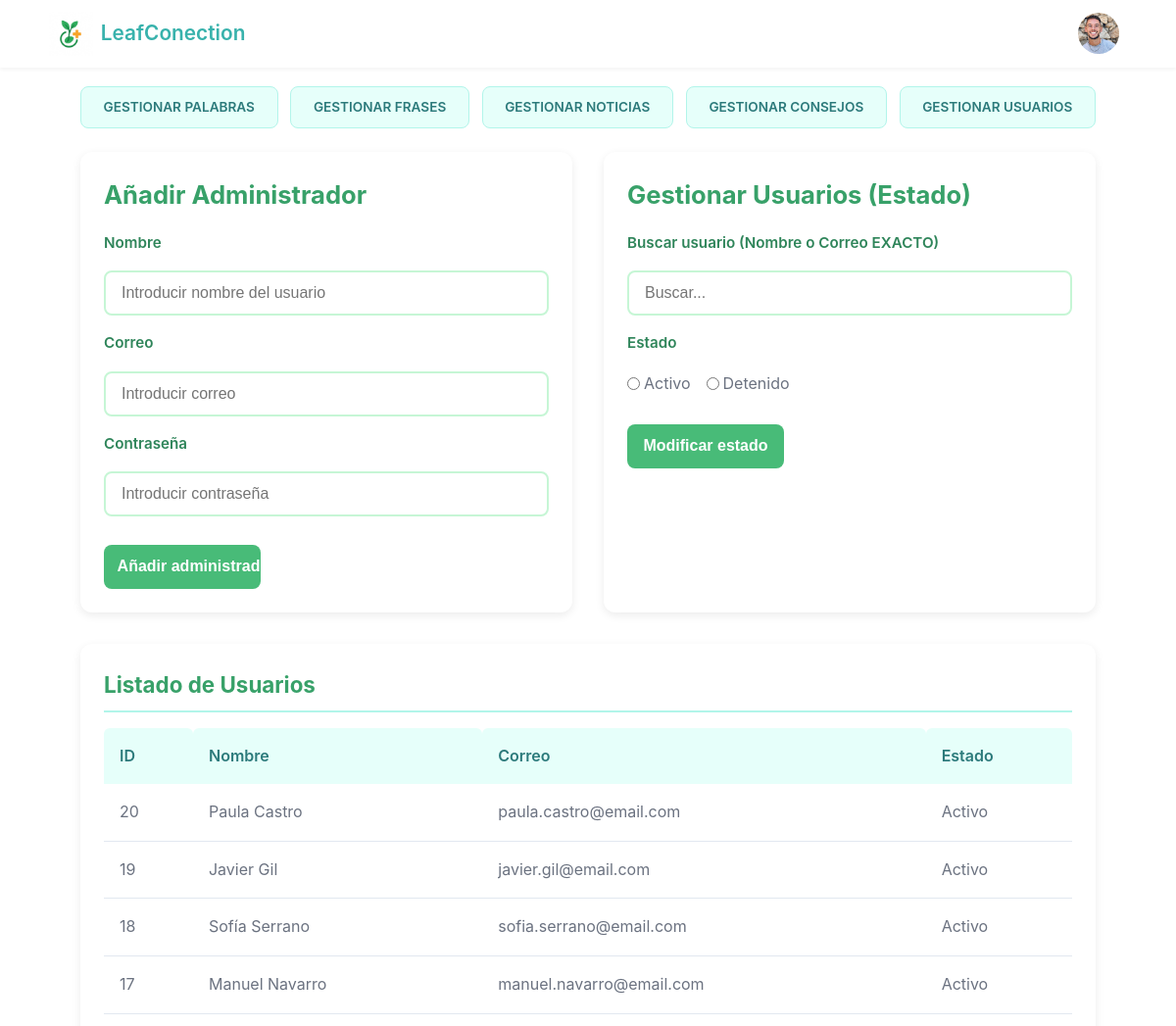
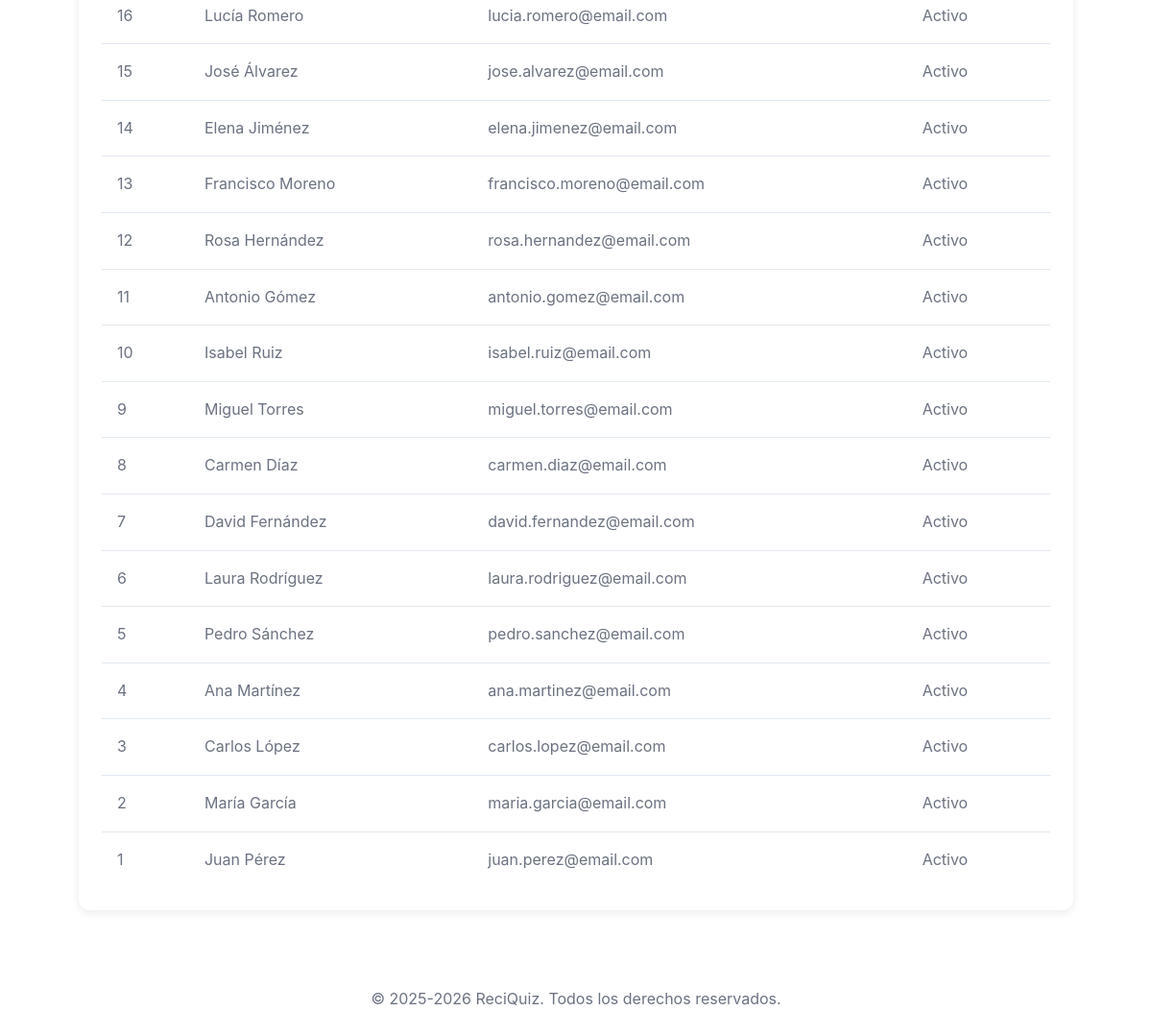
Page /admin/index.php?c=Usuarios&m=gestionarUsuarios on the committed database (2 pictures, top to bottom).
### tables this page shows
CREATE TABLE Usuario (
    idUsuario SMALLINT UNSIGNED NOT NULL AUTO_INCREMENT,
    nombre VARCHAR(150) NOT NULL,
    correo VARCHAR(150) NOT NULL UNIQUE,
    pw CHAR(60) NOT NULL,  
    estado BIT NOT NULL DEFAULT 1,
    CONSTRAINT pk_idUsuario PRIMARY KEY (idUsuario)
);

### src/admin/php/modelos/mConexion.php (called while the page is built, shortened)
<?php
    class Conexion {
        public function __construct(){
            $this->conexion = new PDO (
                "mysql:host=" . servidor .
                ";dbname=" . nombreDB . ";charset=UTF8",
                usuario,
                password,
                [
                    PDO::ATTR_ERRMODE => PDO::ERRMODE_EXCEPTION,
                    PDO::ATTR_DEFAULT_FETCH_MODE => PDO::FETCH_ASSOC,
                    PDO::ATTR_EMULATE_PREPARES => false
                ]
            );
        }
    }
?>

### src/admin/php/modelos/mUsuarios.php (called while the page is built, shortened)
<?php
require_once __DIR__ . '/mConexion.php';
class Usuarios extends Conexion
{
    public function listarUsuarios()
    {
        $sql = "
            SELECT *
            FROM Usuario
            ORDER BY idUsuario DESC
        ";
        $stmt = $this->conexion->prepare($sql);
        $stmt->execute();
        return $stmt->fetchAll(PDO::FETCH_ASSOC);
    }
}
?>

### src/admin/php/controladores/cUsuarios.php (called while the page is built, shortened)
<?php
require_once __DIR__ . '/../modelos/mUsuarios.php';
class CUsuarios
{
    private $modelo;
    public $mensaje;
    public $usuariosList;
    public function __construct()
    {
        $this->modelo = new Usuarios();
    }
    public function listarUsuarios()
    {
        $this->usuariosList = $this->modelo->listarUsuarios();
    }
    public function gestionarUsuarios()
    {
        $this->listarUsuarios();
        return ['usuarios' => $this->usuariosList, 'mensaje' => $this->mensaje];
    }
}
?>

### src/admin/php/vistas/gestionarUsuarios.php (the view, shortened to what this page needs)
<!DOCTYPE html>
<html lang="es">
<head>
    <?php
    require_once 'parciales/head.php';
    ?>
</head>
<body>
    <header>
        <?php require_once 'parciales/nav.php'; ?>
    </header>
    <main>
        <?php
        require_once 'parciales/navegador.php';
        ?>
        <div class="admin-grid">
            <div class="contenedor-admin">
                <h1>Añadir Administrador</h1>
                <form action="index.php?c=Usuarios&m=anadirUsuario" method="post">
                    <label for="nombreUsuario">Nombre</label>
                    <input type="text" name="nombre" id="nombreUsuario" placeholder="Introducir nombre del usuario"
                        required>
                    <label for="correoUsuario">Correo</label>
                    <input type="email" name="correo" id="correoUsuario" placeholder="Introducir correo" required>
                    <label for="passUsuario">Contraseña</label>
                    <input type="password" name="password" id="passUsuario" placeholder="Introducir contraseña"
                        required>
                    <input type="submit" value="Añadir administrador">
                </form>
            </div>
            <div class="contenedor-admin">
                <h1>Gestionar Usuarios (Estado)</h1>
                <form action="index.php?c=Usuarios&m=modificarEstado" method="post">
                    <label for="buscarUsuarioEstado">Buscar usuario (Nombre o Correo EXACTO)</label>
                    <input type="search" name="buscar" id="buscarUsuarioEstado" placeholder="Buscar..."
                        autocomplete="off" required>
                    <label>Estado</label>
                    <ul>
                        <li><input type="radio" name="estado" value="1" required> Activo</li>
                        <li><input type="radio" name="estado" value="0"> Detenido</li>
                    </ul>
                    <input type="submit" value="Modificar estado">
                </form>
            </div>
        </div>
        <div id="listadoUsuarios" class="contenedor-admin">
            <h1>Listado de Usuarios</h1>
            <?php if (isset($usuarios) && !empty($usuarios)) { ?>
                <table>
                    <thead>
                        <tr>
                            <th>ID</th>
                            <th>Nombre</th>
                            <th>Correo</th>
                            <th>Estado</th>
                        </tr>
                    </thead>
                    <tbody>
                        <?php foreach ($usuarios as $usuario) { ?>
                            <tr>
                                <td><?php echo $usuario['idUsuario']; ?></td>
                                <td><?php echo $usuario['nombre']; ?></td>
                                <td><?php echo $usuario['correo']; ?></td>
                                <td><?php echo ($usuario['estado'] == 1) ? 'Activo' : 'Detenido/Inactivo'; ?></td>
                            </tr>
                        <?php } ?>
                    </tbody>
                </table>
            <?php } else { ?>
                <p>No hay usuarios registrados.</p>
            <?php } ?>
        </div>
    </main>
    <footer>
        <?php require_once 'parciales/footer.php'; ?>
    </footer>
</body>
</html>

### src/admin/css/estilo.css (style rules this page uses)
:root { --color-primario: #38a169; --color-secundario: #48bb78; --color-acento-a: #38b2ac; --color-texto-gris: #6b7280; --color-fondo: #ffffff; --color-azul-1: #b2f5ea; --espaciado-xs: 0.5rem; --espaciado-s: 1rem; --espaciado-m: 1.5rem; --espaciado-l: 2.5rem; --borde-radius: 12px; --box-shadow-base: 0 2px 8px rgba(0, 0, 0, 0.1); --transicion-base: 0.2s; --fuente: -apple-system, BlinkMacSystemFont, 'Segoe UI', Roboto, Oxygen, Ubuntu, Cantarell, sans-serif; }
* { margin: 0; padding: 0; box-sizing: border-box; }
body { font-family: var(--fuente); background-color: var(--color-fondo); color: var(--color-texto-gris); line-height: 1.6; }
header { position: fixed; top: 0; left: 0; width: 100%; background-color: rgba(255, 255, 255, 0.5); backdrop-filter: blur(10px); -webkit-backdrop-filter: blur(10px); padding: 0; box-shadow: 0 2px 4px rgba(0, 0, 0, 0.05); z-index: 1000; line-height: 0; }
footer { text-align: center; padding: 2rem; color: var(--color-texto-gris); margin-top: 3rem; }
@media (min-width: 1024px) and (max-width: 1439px) { header { padding: 0.5rem 1rem; } }
@media (min-width: 1024px) and (max-width: 1439px) { main { max-width: 1100px; padding: 0 2rem; padding-top: 5.5rem; } }
@media (min-width: 1024px) and (max-width: 1439px) { main h1 { font-size: 2.3rem; } }
.contenedor-admin { width: 100%; background-color: #ffffff; padding: 1.5rem; border-radius: 12px; box-shadow: 0 3px 10px rgba(0, 0, 0, 0.08); }
.contenedor-admin h1 { font-size: 1.6rem; color: var(--color-primario); margin-bottom: 1rem; }
.contenedor-admin form { display: flex; flex-direction: column; gap: 1rem; }
.contenedor-admin label { font-weight: 600; color: #2f855a; font-size: 0.95rem; }
.contenedor-admin input[type="text"], .contenedor-admin input[type="email"], .contenedor-admin input[type="password"], .contenedor-admin input[type="search"], .contenedor-admin input[type="date"], .contenedor-admin input[type="url"], .contenedor-admin select { padding: 0.75rem 1rem; border: 2px solid #c6f6d5; border-radius: 8px; font-size: 1rem; transition: 0.2s; }
.contenedor-admin input[type="submit"] { margin-top: 0.8rem; background-color: var(--color-secundario); color: var(--color-fondo); padding: 0.85rem; border: none; border-radius: 8px; font-size: 1rem; font-weight: 600; cursor: pointer; transition: 0.2s; max-width: 160px; }
.contenedor-admin ul { list-style: none; padding: 0; display: flex; gap: 1rem; }
.contenedor-admin ul li { display: flex; align-items: center; gap: 0.25rem; }
.admin-grid { display: grid; grid-template-columns: 1fr 1fr; gap: 2rem; margin-bottom: 2rem; }
#listadoUsuarios { width: 100%; }
#listadoUsuarios h2, #listadoUsuarios h1 { font-size: 1.4rem; color: var(--color-primario); margin-bottom: 1rem; border-bottom: 2px solid var(--color-azul-1); padding-bottom: 0.5rem; }
#listadoUsuarios table { width: 100%; border-collapse: collapse; margin-top: 0.5rem; }
#listadoUsuarios th { background-color: #e6fffa; color: #2c7a7b; font-weight: 600; padding: 1rem; text-align: left; border-radius: 6px 6px 0 0; }
#listadoUsuarios td { padding: 1rem; border-bottom: 1px solid #e2e8f0; color: var(--color-texto-gris); }
#listadoUsuarios tr:last-child td { border-bottom: none; }

### rows in the picture
usuario: idUsuario "20", nombre "Paula Castro", correo "paula.castro@email.com", estado "Activo"
usuario: idUsuario "19", nombre "Javier Gil", correo "javier.gil@email.com", estado "Activo"
usuario: idUsuario "18", nombre "Sofía Serrano", correo "sofia.serrano@email.com", estado "Activo"
usuario: idUsuario "17", nombre "Manuel Navarro", correo "manuel.navarro@email.com", estado "Activo"
usuario: idUsuario "16", nombre "Lucía Romero", correo "lucia.romero@email.com", estado "Activo"
usuario: idUsuario "15", nombre "José Álvarez", correo "jose.alvarez@email.com", estado "Activo"
usuario: idUsuario "14", nombre "Elena Jiménez", correo "elena.jimenez@email.com", estado "Activo"
usuario: idUsuario "13", nombre "Francisco Moreno", correo "francisco.moreno@email.com", estado "Activo"
usuario: idUsuario "12", nombre "Rosa Hernández", correo "rosa.hernandez@email.com", estado "Activo"
usuario: idUsuario "11", nombre "Antonio Gómez", correo "antonio.gomez@email.com", estado "Activo"
usuario: idUsuario "10", nombre "Isabel Ruiz", correo "isabel.ruiz@email.com", estado "Activo"
usuario: idUsuario "9", nombre "Miguel Torres", correo "miguel.torres@email.com", estado "Activo"
usuario: idUsuario "8", nombre "Carmen Díaz", correo "carmen.diaz@email.com", estado "Activo"
usuario: idUsuario "7", nombre "David Fernández", correo "david.fernandez@email.com", estado "Activo"
usuario: idUsuario "6", nombre "Laura Rodríguez", correo "laura.rodriguez@email.com", estado "Activo"
usuario: idUsuario "5", nombre "Pedro Sánchez", correo "pedro.sanchez@email.com", estado "Activo"
usuario: idUsuario "4", nombre "Ana Martínez", correo "ana.martinez@email.com", estado "Activo"
usuario: idUsuario "3", nombre "Carlos López", correo "carlos.lopez@email.com", estado "Activo"
usuario: idUsuario "2", nombre "María García", correo "maria.garcia@email.com", estado "Activo"
usuario: idUsuario "1", nombre "Juan Pérez", correo "juan.perez@email.com", estado "Activo"
